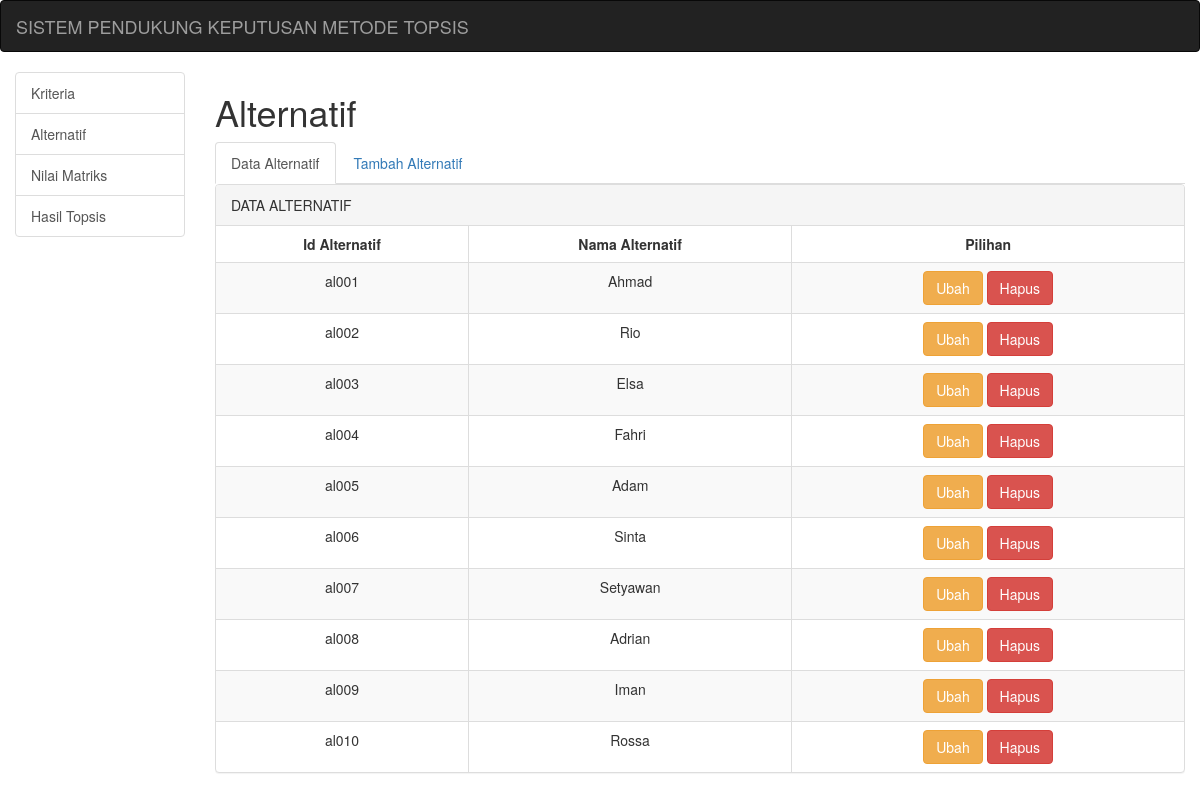
The app's page /?a=alternatif&k=alternatif with its own data.
### tables this page shows
CREATE TABLE `alternatif` (
  `id_alternatif` varchar(5) NOT NULL,
  `nm_alternatif` varchar(35) NOT NULL
);

### datakalternatif.php (the view)
<div class="table-responsive">
    <div class="panel panel-default">
        <div class="panel-heading">DATA ALTERNATIF</div>
<div class="table-responsive">
    <table class="table table-bordered table-striped">
        <thead>
            <tr>
                <th><center>Id Alternatif</center></th>
                <th><center>Nama Alternatif</center></th>
                <th><center>Pilihan</center></th>
            </tr>
        </thead>
        <tbody>
            <?php
            include("konfig/koneksi.php");
            $s = mysqli_query($k21, "select * from alternatif order by id_alternatif ASC");
            while ($d = mysqli_fetch_assoc($s)) {
            ?>
                <tr>
                    <td><center><?php echo $d['id_alternatif']; ?></center></td>
                    <td><center><?php echo $d['nm_alternatif']; ?></center></td>
                    <td><center>
                        <a href="?a=alternatif&k=ubaha&id=<?php echo $d['id_alternatif']; ?>" class="btn btn-warning">Ubah</a>
                        <a href="hapusalternatif.php?id=<?php echo $d['id_alternatif']; ?>" class="btn btn-danger">Hapus</a>
                        </center></td>
                </tr>
            <?php
            }
            ?>
        </tbody>
    </table>
</div>
</div>
</div>

### index.php (shortened to what this page needs)
<!DOCTYPE html>
<html lang="en">
<head>
  <link rel="stylesheet" href="css/bootstrap.min.css">
</head>
<body>
  <nav class="navbar navbar-inverse">
    <div class="container-fluid">
      <div class="navbar-header">
        <a class="navbar-brand" href="#">SISTEM PENDUKUNG KEPUTUSAN METODE TOPSIS</a>
      </div>
    </div>
  </nav>
  <div class="col-sm-2">
    <div class="list-group">
      <a href="?a=kriteria&k=kriteria" class="list-group-item">Kriteria</a>
      <a href="?a=alternatif&k=alternatif" class="list-group-item">Alternatif</a>
      <a href="?a=nilaimatrik" class="list-group-item">Nilai Matriks</a>
      <a href="?a=hasiltopsis&k=nilai_matriks" class="list-group-item">Hasil Topsis</a>
    </div>
  </div>
  <div class="col-sm-10">
    <?php
    if (@$_GET['a'] == 'kriteria') {
      include("kriteria.php");
    } else if (@$_GET['a'] == 'alternatif') {
      include("alternatif.php");
    } else if (@$_GET['a'] == 'nilaimatrik') {
      include("nilaimatrik.php");
    } else if (@$_GET['a'] == 'hasiltopsis') {
      include("hasiltopsis.php");
    }
    ?>
  </div>
</body>
</html>

### alternatif.php
<h1>Alternatif</h1>
<ul class="nav nav-tabs">
	<?php
	if ($_GET['k'] == 'alternatif') {
		$act1 = 'class="active"';
		$act2 = '';
	} else if ($_GET['k'] == 'tambah') {
		$act1 = '';
		$act2 = 'class="active"';
	} else {
		$act1 = '';
		$act2 = '';
	}
	?>
	<li <?php echo $act1; ?>><a href="index.php?a=alternatif&k=alternatif">Data Alternatif</a></li>
	<li <?php echo $act2; ?>><a href="index.php?a=alternatif&k=tambah">Tambah Alternatif</a></li>
</ul>
<?php
if (@$_GET['a'] == 'alternatif' and @$_GET['k'] == 'alternatif') {
	include("datakalternatif.php");
} else if (@$_GET['k'] == 'tambah') {
	include("tambahalternatif.php");
} else if (@$_GET['k'] == 'ubaha') {
	include("ubahalternatif.php");
}
?>

### records on screen
alternatif: id_alternatif "al001", nm_alternatif "Ahmad"
alternatif: id_alternatif "al002", nm_alternatif "Rio"
alternatif: id_alternatif "al003", nm_alternatif "Elsa"
alternatif: id_alternatif "al004", nm_alternatif "Fahri"
alternatif: id_alternatif "al005", nm_alternatif "Adam"
alternatif: id_alternatif "al006", nm_alternatif "Sinta"
alternatif: id_alternatif "al007", nm_alternatif "Setyawan"
alternatif: id_alternatif "al008", nm_alternatif "Adrian"
alternatif: id_alternatif "al009", nm_alternatif "Iman"
alternatif: id_alternatif "al010", nm_alternatif "Rossa"
